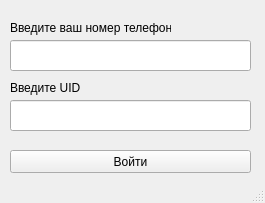
<?xml version="1.0" encoding="UTF-8"?>
<ui version="4.0">
 <class>LoginForm</class>
 <widget class="QMainWindow" name="LoginForm">
  <property name="geometry">
   <rect>
    <x>0</x>
    <y>0</y>
    <width>265</width>
    <height>203</height>
   </rect>
  </property>
  <property name="sizePolicy">
   <sizepolicy hsizetype="Fixed" vsizetype="Fixed">
    <horstretch>0</horstretch>
    <verstretch>0</verstretch>
   </sizepolicy>
  </property>
  <property name="windowTitle">
   <string>ExamCheck</string>
  </property>
  <widget class="QWidget" name="centralwidget">
   <widget class="QPushButton" name="btn_enter">
    <property name="geometry">
     <rect>
      <x>10</x>
      <y>150</y>
      <width>241</width>
      <height>23</height>
     </rect>
    </property>
    <property name="text">
     <string>Войти</string>
    </property>
   </widget>
   <widget class="QLabel" name="label">
    <property name="geometry">
     <rect>
      <x>10</x>
      <y>20</y>
      <width>161</width>
      <height>16</height>
     </rect>
    </property>
    <property name="text">
     <string>Введите ваш номер телефона</string>
    </property>
   </widget>
   <widget class="QLineEdit" name="edt_tel">
    <property name="geometry">
     <rect>
      <x>10</x>
      <y>40</y>
      <width>241</width>
      <height>31</height>
     </rect>
    </property>
   </widget>
   <widget class="QLabel" name="label_2">
    <property name="geometry">
     <rect>
      <x>10</x>
      <y>80</y>
      <width>161</width>
      <height>16</height>
     </rect>
    </property>
    <property name="text">
     <string>Введите UID</string>
    </property>
   </widget>
   <widget class="QLineEdit" name="edt_uid">
    <property name="geometry">
     <rect>
      <x>10</x>
      <y>100</y>
      <width>241</width>
      <height>31</height>
     </rect>
    </property>
   </widget>
  </widget>
  <widget class="QStatusBar" name="statusbar"/>
 </widget>
 <resources/>
 <connections/>
</ui>
